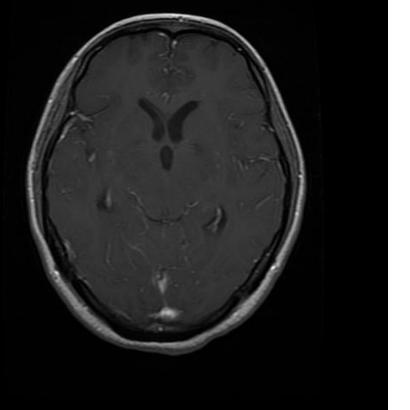
#> input picture sample_scans/sample_brain_mri.jpg, 410 x 410 px
$ python -i preprocessing_service.py   (imports and definitions only)
#> lines starting #> are read from the running program, lines starting #| are printed output that depends on the picture; after the words box and inside, x2 and y2 are one past the last pixel; in counts of white or black regions, pixels touching at a corner belong together
### backend/app/core/logging_config.py
"""
Structured logging configuration for the application.
"""

import logging
import sys


# [23 lines left out: function setup_logging, not called in this run]


def get_logger(name: str) -> logging.Logger:
    """Get a named logger instance."""
#> further down, picture is the input picture: shape (410, 410, 3); min 0, max 255, mean 37.5
    return logging.getLogger(name)

### backend/app/services/preprocessing_service.py
"""
Image preprocessing service for brain MRI classification.
Reproduces the exact preprocessing pipeline used during training:
1. Conservative brain-region crop
2. CLAHE enhancement
3. Resize to 256x256 (BICUBIC)
4. Convert to tensor
5. ImageNet normalization
"""

import cv2
import numpy as np
import torch
from app.core.logging_config import get_logger

logger = get_logger(__name__)

# ImageNet normalization statistics — must match training
IMAGENET_MEAN = [0.485, 0.456, 0.406]
IMAGENET_STD = [0.229, 0.224, 0.225]
TARGET_SIZE = (256, 256)


def crop_brain(image: np.ndarray) -> np.ndarray:
    """
    Conservative brain-region crop using contour detection.

    Steps:
    1. Convert RGB to grayscale
    2. Apply binary threshold to isolate brain from background
    3. Find contours
    4. Select the largest contour (assumed to be the brain)
    5. Calculate bounding box with ~10% padding
    6. Crop within image boundaries

    Args:
        image: RGB numpy array (H, W, 3)

    Returns:
        Cropped RGB numpy array
    """
    if image is None or image.size == 0:
        return image

    gray = cv2.cvtColor(image, cv2.COLOR_RGB2GRAY)

    # Binary threshold to separate brain from dark background
    _, binary = cv2.threshold(gray, 10, 255, cv2.THRESH_BINARY)
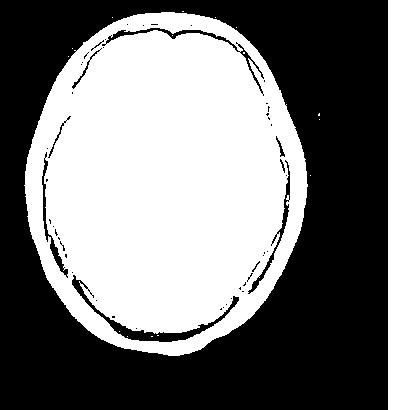
#> binary: shape (410, 410); 48.3% white; 17 white regions (15 under 20 px)

    # Find contours
    contours, _ = cv2.findContours(binary, cv2.RETR_EXTERNAL, cv2.CHAIN_APPROX_SIMPLE)
#> contours = 11 contours, 9 with area under 20; largest, box (x1, y1, x2, y2) and area: (24, 12, 308, 356) 74896, (388, 0, 410, 410) 8589

    if not contours:
        logger.debug("No contours found during brain crop, returning original image")
        return image

    # Select the largest contour by area
    largest_contour = max(contours, key=cv2.contourArea)
#> largest_contour = contour of 487 points, box (x1, y1, x2, y2) (24, 12, 308, 356), area 74896
    x, y, w, h = cv2.boundingRect(largest_contour)
#> x = 24; y = 12; w = 284; h = 344

    # Add ~10% padding
    img_h, img_w = image.shape[:2]
#> img_h = 410; img_w = 410
    pad_w = int(w * 0.1)
#> pad_w = 28
    pad_h = int(h * 0.1)
#> pad_h = 34

    # Crop safely within image boundaries
    x1 = max(0, x - pad_w)
#> x1 = 0
    y1 = max(0, y - pad_h)
#> y1 = 0
    x2 = min(img_w, x + w + pad_w)
#> x2 = 336
    y2 = min(img_h, y + h + pad_h)
#> y2 = 390

    cropped = image[y1:y2, x1:x2]
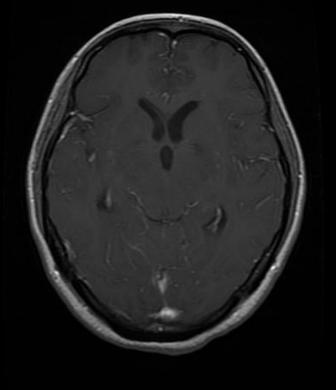
#> cropped: shape (390, 336, 3); min 0, max 237, mean 30.6

    # Safety check: ensure crop is not empty
    if cropped.size == 0:
        logger.debug("Brain crop resulted in empty image, returning original")
        return image

    return cropped


# [86 lines left out: functions apply_clahe, preprocess_image_and_rgb, preprocess_image, not called in this run]

>>> import cv2
>>> picture = cv2.cvtColor(cv2.imread('../../../sample_scans/sample_brain_mri.jpg'), cv2.COLOR_BGR2RGB)
>>> result = crop_brain(picture)

$ run again, on sample_scans/sample_meningioma.jpg
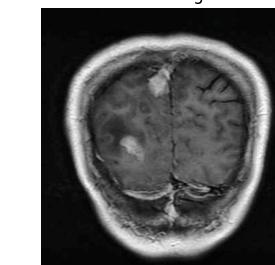
#> input picture sample_scans/sample_meningioma.jpg, 275 x 265 px
#> in crop_brain, `_, binary = cv2.threshold(gray, 10, 255, cv2.THRESH_BINARY)`:
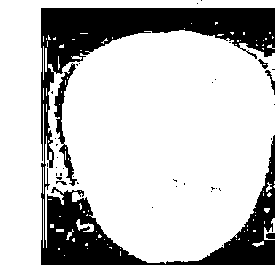
#> binary: shape (265, 275); 76.2% white; 37 black regions (31 under 20 px)
#> contours = 88 contours, 82 with area under 20; largest, box (x1, y1, x2, y2) and area: (45, 30, 275, 264) 41972, (0, 0, 275, 265) 12312, (76, 219, 94, 232) 76, (264, 218, 275, 240) 49, (252, 241, 264, 247) 24, (45, 48, 47, 72) 23
#> largest_contour = contour of 547 points, box (x1, y1, x2, y2) (45, 30, 275, 264), area 41972
#> x = 45; y = 30; w = 230; h = 234
#> pad_w = 23
#> x1 = 22
#> y1 = 7
#> x2 = 275
#> y2 = 265
#> in crop_brain, `cropped = image[y1:y2, x1:x2]`:
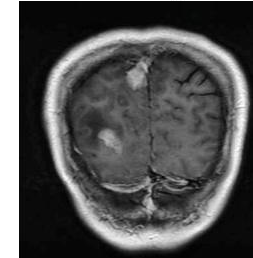
#> cropped: shape (258, 253, 3); mean R, G, B 82.8, 82.8, 82.8
